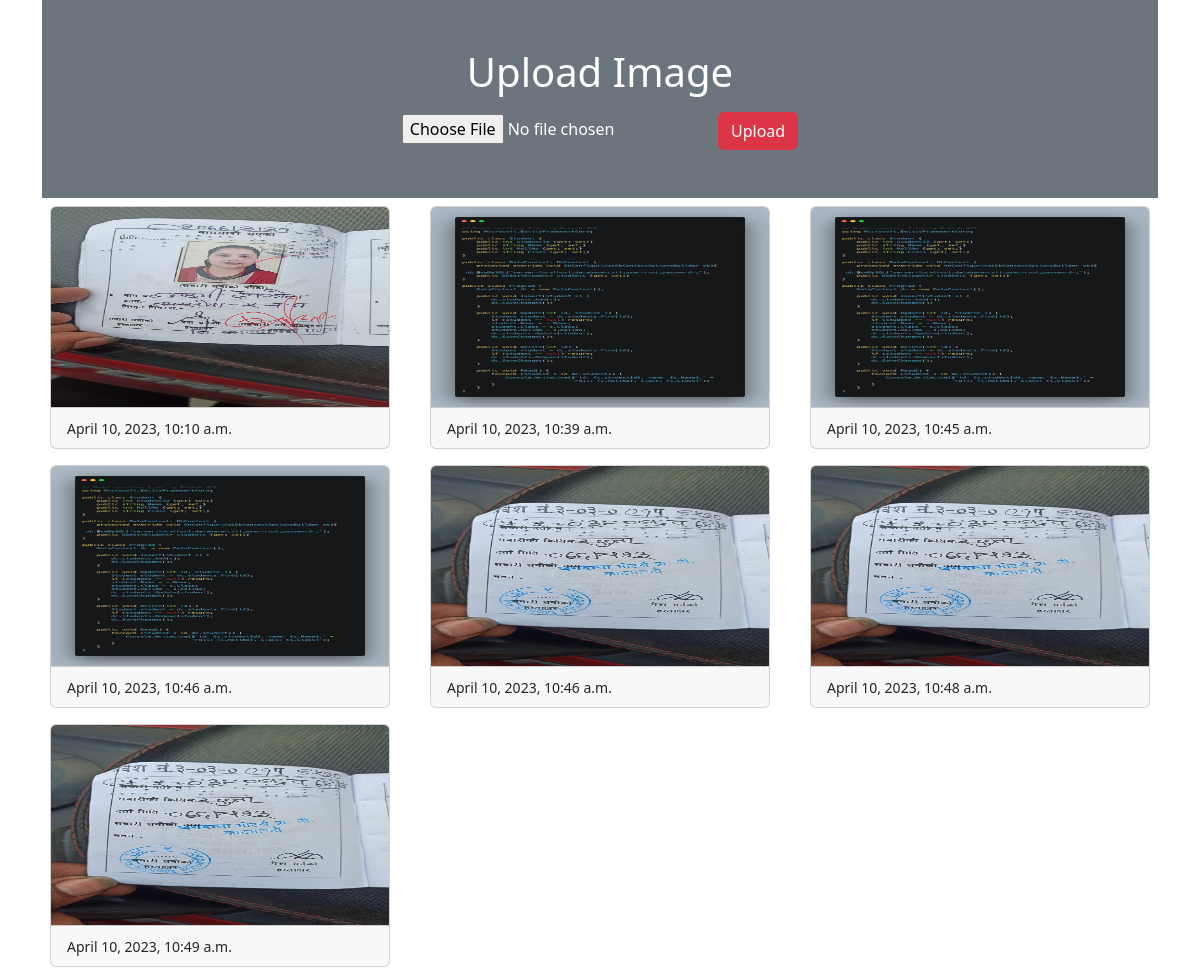
The page / on the database its author committed.
### myapp/models.py (models this page shows)
class Image(models.Model):
    photo=models.ImageField(upload_to="myimage")
    date= models.DateTimeField(auto_now_add=True)

### myapp/views.py (the view)
# urls.py: path('', views.home,name='home'),
def home(request):
    if request.method=="POST":
        form=ImageForm(request.POST,request.FILES)
        if form.is_valid():
            form.save()
    form=ImageForm()
    img=Image.objects.all()
    return render(request, 'myapp/home.html',{'img':img,'form':form})

### myapp/forms.py
class ImageForm(forms.ModelForm):
    class Meta:
        model=Image
        fields='__all__'
        labels={'photo':''}

### myapp/templates/myapp/home.html (shortened to what this page needs)
<!doctype html>
<html lang="en">
  <head>
    <link href="https://cdn.jsdelivr.net/npm/bootstrap@5.3.0-alpha3/dist/css/bootstrap.min.css" rel="stylesheet">
  </head>
  <body>
        <div class="container">
            <div class="py-5 text-center bg-secondary text-white">
                <h1 class="mb-3">Upload Image</h1>
                <form action="" method="post" enctype="multipart/form-data" >
                    {{form}}
                    <input type="submit" class="btn btn-danger" value="Upload">
                </form>
            </div>
            <div class="row">
                {% for x in img %}
                <div class="col-sm-4">
                    <div class="card m-2">
                        <img src="{{x.photo.url}}" alt="" class="card-img-top" height="200px">
                        <div class="card-footer">
                            <small class="text-mute">{{x.date}}</small>
                        </div>
                    </div>
                </div>
                {% endfor %}
            </div>
        </div>
</body>
</html>

### rows shown on the page
Image: photo (picture), date "April 10, 2023, 10:10 a.m."
Image: photo (picture), date "April 10, 2023, 10:39 a.m."
Image: photo (picture), date "April 10, 2023, 10:45 a.m."
Image: photo (picture), date "April 10, 2023, 10:46 a.m."
Image: photo (picture), date "April 10, 2023, 10:46 a.m."
Image: photo (picture), date "April 10, 2023, 10:48 a.m."
Image: photo (picture), date "April 10, 2023, 10:49 a.m."
